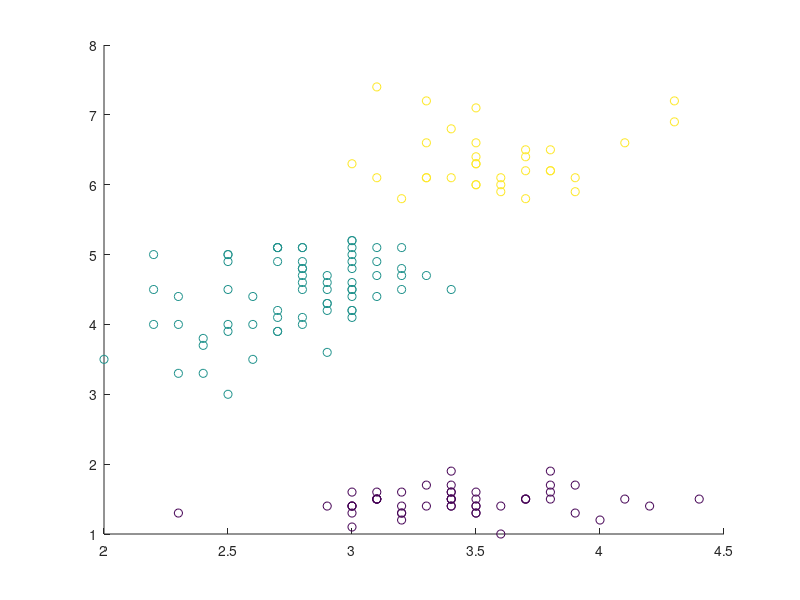

The MATLAB script that drew this image:
clear all;
clc;

data = load('Iris.mat');
data = data.Iris;
y = data(:, 1);
x = data(:, 2:end);

i = 2;
j = 3;


y(x(:, j) >= 5.3) = 3;
y(x(:, j) < 5.3) = 2;
y(x(:, j) <= 2) = 1;
x(y == 3, j) = x(y == 3, j) + 0.5;
x(y == 3, i) = x(y == 3, i) + 0.5;

scatter(x(:, i)', x(:, j)', [], y')


my = [y, x(:, i), x(:, j)];
save(['my.mat'], 'my');